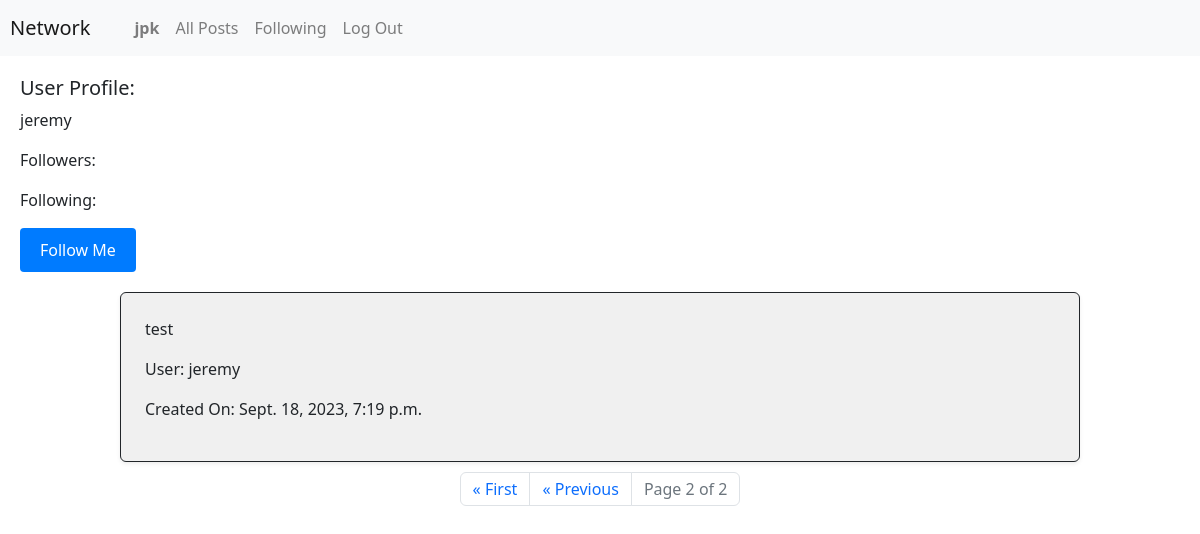
Screenshot of /2/user?page=2 (signed in) with the database file from the repository.
### network/models.py (models this page shows, shortened)
class User(AbstractUser):
    pass

class Post(models.Model):
    user = models.ForeignKey(User, on_delete=models.CASCADE)
    text = models.TextField(verbose_name="Post Text")
    timeStamp = models.DateTimeField(auto_now_add=True)

### network/views.py (the view)
# urls.py: path("<int:user_id>/user", views.user, name="user"),
def user(request, user_id):
    user_info = User.objects.filter(id = user_id).first()
    userPost = Post.objects.filter(user = user_info).order_by('-timeStamp')
    already_follow = Follower.objects.filter(user=request.user, userfollow=user_id).exists()
    paginator = Paginator(userPost, 10)
    page_number = request.GET.get('page')
    page_obj = paginator.get_page(page_number)
    has_previous_page = page_obj.has_previous
    logInId = request.user.id
    print(logInId)
    if user_id == request.user.id:
        return render(request, "network/profile.html",{
            "page_obj": page_obj,
            "user_info": user_info,
            "has_previous_page": has_previous_page,
            "already_follow": already_follow
        })
    else:
        return render(request, "network/user.html",{
            "page_obj": page_obj,
            "user_info": user_info,
            "has_previous_page": has_previous_page,
            "already_follow": already_follow
        })

### network/templates/network/user.html (shortened to what this page needs)
{% extends "network/layout.html" %}
{% load static %}
{% block body %}
<div name="userProfileHead" style="margin: 20px;">
    <h5>User Profile:</h5>
    <p>{{ user_info.username }}</p>
    <p>Followers: </p>
    <p>Following: </p>
        <form id="followForm">
        <button type="submit" name="follow" id="followButton" data-user-id="{{ user_info.id }}">
            {% if already_follow %}
                Unfollow Me
            {% else %}
                Follow Me
            {% endif %}
        </button>
    </form>
</div>
<div name="userPost">
    {% for post in page_obj %}
    <div id="postPage" class="border border-dark p-4 rounded shadow-sm" style="width: 80%; margin: 10px auto; background-color: #f0f0f0; padding: 10px;">
        <p>{{ post.text }}</p>
        <p>User: {{ post.user.username }}</p>
        <p>Created On: {{ post.timeStamp }}</p>
    </div>
    {% endfor %}
    <nav aria-label="Page navigation">
        <ul class="pagination justify-content-center">
            {% if has_previous_page %}
                <li class="page-item">
                    <a class="page-link" href="?page=1" aria-label="First">
                        <span aria-hidden="true">&laquo; First</span>
                    </a>
                </li>
                <li class="page-item">
                    <a class="page-link" href="?page={{ page_obj.previous_page_number }}" aria-label="Previous">
                        <span aria-hidden="true">&laquo; Previous</span>
                    </a>
                </li>
            {% endif %}
            <li class="page-item disabled">
                <span class="page-link">Page {{ page_obj.number }} of {{ page_obj.paginator.num_pages }}</span>
            </li>
        </ul>
    </nav>
</div>
{% endblock %}

### network/templates/network/layout.html (shortened to what this page needs)
{% load static %}
<!DOCTYPE html>
<html lang="en">
    <head>
        <link rel="stylesheet" href="https://stackpath.bootstrapcdn.com/bootstrap/4.4.1/css/bootstrap.min.css">
        <link rel="stylesheet" href="https://cdn.jsdelivr.net/npm/bootstrap@5.3.0/dist/css/bootstrap.min.css">
        <link href="{% static 'network/styles.css' %}" rel="stylesheet">
    </head>
    <body>
        <nav class="navbar navbar-expand-lg navbar-light bg-light">
            <a class="navbar-brand" href="#" style="margin-left: 10px;">Network</a>
            <div style="margin-left: 20px;">
              <ul class="navbar-nav mr-auto">
                {% if user.is_authenticated %}
                    <li class="nav-item">
                        <a class="nav-link" href="{% url 'user' user.id %}"><strong>{{ user.username }}</strong></a>
                    </li>
                {% endif %}
                <li class="nav-item">
                  <a class="nav-link" href="{% url 'index' %}">All Posts</a>
                </li>
                {% if user.is_authenticated %}
                    <li class="nav-item">
                        <a class="nav-link" href="#">Following</a>
                    </li>
                    <li class="nav-item">
                        <a class="nav-link" href="{% url 'logout' %}">Log Out</a>
                    </li>
                {% endif %}
              </ul>
            </div>
          </nav>
        <div class="body">
            {% block body %}{% endblock %}
        </div>
    </body>
</html>

### network/static/network/styles.css (style rules this page uses)
button { padding: 10px 20px; background-color: #007bff; color: #fff; border: none; border-radius: 4px; cursor: pointer; }

### rows the page displays
User: username "jpk"
User: username "jeremy"
Post: text "test", user.username "jeremy", timeStamp "Sept. 18, 2023, 7:19 p.m."

### other values shown
{{ page_obj.number }} "2"
{{ page_obj.paginator.num_pages }} "2"
